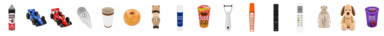
#> input picture policy/ssr/_lib/rsi/data/board_photos.png, 384 x 36 px
$ python -i head_background.py   (imports and definitions only)
#> lines starting #> are read from the running program, lines starting #| are printed output that depends on the picture; after the words box and inside, x2 and y2 are one past the last pixel; in counts of white or black regions, pixels touching at a corner belong together
from __future__ import annotations

import math
from dataclasses import dataclass, field

import numpy as np

from ..planning.kinematics import TABLE_Z
from .cameras import Camera

DEV_T = 0.3
BRIGHT_T = 0.35
DARK_T = -2.2
BG_HALF = 64
BG_STEP = 8
BG_MIN_N = 12
SMOOTH_HALF = 4, 24
NEAR_PX = 15
SHADE_K = -0.25
WOOD_A_MAX = 32
WOOD_B_MAX = 34
WIDE_A_MAX = 34
WIDE_B_MAX = 40
SCARCE_FRAC = 0.0
CORR_SRC = "wood"
CHECK_ROWS = 215, 400


def _lin(x: np.ndarray) -> np.ndarray:
    return np.power(np.clip(x, 0.0, 255.0) / 255.0, 2.2) + 0.002


def _lab(img: np.ndarray):
    import cv2

    lab = cv2.cvtColor(img, cv2.COLOR_RGB2LAB).astype(np.float32)
    return lab[..., 0], lab[..., 1] - 128.0, lab[..., 2] - 128.0


def wood_mask(img: np.ndarray, a_max: float | None = None, b_max: float | None = None) -> np.ndarray:
    L, a, b = _lab(img)
    a_max = WOOD_A_MAX if a_max is None else a_max
    b_max = WOOD_B_MAX if b_max is None else b_max
    return (a > 4) & (a < a_max) & (b > 4) & (b < b_max) & (L > 20) & (L < 175)


# [4 lines left out: function shaded_wood, not called in this run]


def row_background(
    lin: np.ndarray, use: np.ndarray, half: int = BG_HALF, step: int = BG_STEP, min_n: int = BG_MIN_N
) -> np.ndarray:
    from numpy.lib.stride_tricks import sliding_window_view

    H, W, _ = lin.shape
    out = np.full(lin.shape, np.nan, np.float32)
    rows = np.nonzero(use.any(axis=1))[0]
    if len(rows) == 0:
        return out
    cols = np.arange(step // 2, W, step)
    pad = np.full((len(rows), W + 2 * half, 3), np.inf, np.float32)
    pad[:, half : half + W] = np.where(use[rows][..., None], lin[rows], np.inf)
    win = sliding_window_view(pad, 2 * half + 1, axis=1)[:, cols]
    n = np.count_nonzero(np.isfinite(win[:, :, 0, :]), axis=-1)
    srt = np.sort(win, axis=-1)
    idx = np.clip((n - 1) // 2, 0, None)[:, :, None, None]
    med = np.take_along_axis(srt, np.broadcast_to(idx, srt.shape[:3] + (1,)), axis=-1)[..., 0]
    ok = n >= min_n
    xs = np.arange(W)
    have = np.zeros(H, bool)
    for i, r in enumerate(rows):
        if not ok[i].any():
            continue
        for ch in range(3):
            out[r, :, ch] = np.interp(xs, cols[ok[i]], med[i, ok[i], ch])
        have[r] = True
    if not have.any():
        return out
    hr = np.nonzero(have)[0]
    for r in rows:
        if not have[r]:
            out[r] = out[hr[np.argmin(np.abs(hr - r))]]
    return out


# [20 lines left out: function basket_colour_mask, not called in this run]


@dataclass
class Foreground:
    mask: np.ndarray
    dev: np.ndarray
    kk: np.ndarray
    match: float
    background: np.ndarray


def shadow_shift(li: np.ndarray, lb: np.ndarray, use: np.ndarray, min_n: int = 400) -> np.ndarray | None:
    with np.errstate(invalid="ignore", divide="ignore"):
        lr = np.log(li / lb)
    k = lr.mean(axis=2)
    sel = use & np.isfinite(k) & (k < -0.15) & (k > -1.5)
    if np.count_nonzero(sel) < min_n:
        return None
    kk = -k[sel]
    d = lr[sel] - k[sel][:, None]
    return (d * kk[:, None]).sum(axis=0) / float((kk * kk).sum())


def _difference(
    li: np.ndarray, lb: np.ndarray, dev_t: float, bright_t: float, dark_t: float, shift: np.ndarray | None = None
):
    with np.errstate(invalid="ignore", divide="ignore"):
        lr = np.log(li / lb)
    k = lr.mean(axis=2)
    d = lr - k[..., None]
    if shift is not None:
        d -= np.clip(-k, 0.0, None)[..., None] * shift
    dev = np.sqrt((d * d).sum(axis=2))
    known = np.isfinite(k)
    fg = known & ((dev > dev_t) | (k > bright_t) | (k < dark_t))
    return fg, np.where(known, dev, 0.0), np.where(known, k, 0.0)


def smooth_correction(
    li: np.ndarray,
    lb: np.ndarray,
    use: np.ndarray,
    half: tuple = SMOOTH_HALF,
    step: int = BG_STEP // 2,
    min_n: int = 40,
) -> np.ndarray:
    import cv2
    from numpy.lib.stride_tricks import sliding_window_view

    H, W, _ = li.shape
    with np.errstate(invalid="ignore", divide="ignore"):
        lr = np.log(li / lb)
    ok = use & np.all(np.isfinite(lr), axis=2)
    hr, hc = half
    pad = np.full((H + 2 * hr, W + 2 * hc, 3), np.inf, np.float32)
    pad[hr : hr + H, hc : hc + W] = np.where(ok[..., None], lr, np.inf)
    rs = np.arange(step // 2, H, step)
    cs = np.arange(step // 2, W, 2 * step)
    win = sliding_window_view(pad, (2 * hr + 1, 2 * hc + 1), axis=(0, 1))[step // 2 :: step, step // 2 :: 2 * step]
    win = win.copy().reshape(len(rs), len(cs), 3, -1)
    m = win.shape[-1]
    unknown = ~np.isfinite(win[:, :, 0, :])
    n = m - np.count_nonzero(unknown, axis=-1)
    c = (m - 1) // 2
    lo = unknown & (np.cumsum(unknown, axis=-1) <= (c - (n - 1) // 2)[..., None])
    np.copyto(win, np.float32(-np.inf), where=lo[:, :, None, :])
    win.partition(c, axis=-1)
    med = np.where((n >= min_n)[..., None], win[..., c], 0.0).astype(np.float32)
    out = cv2.resize(med, (W, H), interpolation=cv2.INTER_LINEAR)
    return out


def foreground(
    img: np.ndarray,
    valid: np.ndarray | None = None,
    basket_masks: list | None = None,
    ignore: np.ndarray | None = None,
    dev_t: float = DEV_T,
    bright_t: float = BRIGHT_T,
    dark_t: float = DARK_T,
) -> Foreground | None:
    import cv2

    if valid is None:
        valid = np.ones(img.shape[:2], bool)
    bmask = np.zeros(img.shape[:2], bool)
    for m in basket_masks or []:
        bmask |= m
    valid0 = valid
    if ignore is not None:
        valid = valid & ~ignore
    src = img
    li = _lin(src.astype(np.float32))
    wood = wood_mask(img) & valid & ~bmask
    table = valid & ~bmask
    wide = wood_mask(img, WIDE_A_MAX, WIDE_B_MAX) & table
    k = np.ones((1, 2 * BG_HALF + 1), np.float32)
    n_tab = cv2.filter2D(table.astype(np.float32), -1, k, borderType=cv2.BORDER_CONSTANT)
    scarce = cv2.filter2D(wood.astype(np.float32), -1, k, borderType=cv2.BORDER_CONSTANT) < SCARCE_FRAC * n_tab

    def row_bg(use_n, use_w):
        lb_n = row_background(li, use_n)
        if not np.any(scarce):
            return lb_n
        lb_w = row_background(li, use_w)
        return np.where(scarce[..., None] & np.isfinite(lb_w), lb_w, lb_n)

    lb = row_bg(wood, wide)
    fg, dev, kk = _difference(li, lb, dev_t, bright_t, dark_t)
    near = cv2.dilate(fg.astype(np.uint8), np.ones((NEAR_PX, NEAR_PX), np.uint8)) > 0
    far = wood & ~near
    lb_row = row_bg(far, wide & ~near)
    shift = shadow_shift(li, lb_row, far)
    with np.errstate(invalid="ignore", divide="ignore"):
        k_row = np.log(li / lb_row).mean(axis=2)
    lit = far & (k_row > SHADE_K)
    corr_src = {"wood": wood, "far": far, "lit": lit, "woodlit": wood & (k_row > SHADE_K)}[CORR_SRC]
    corr = smooth_correction(li, lb_row, corr_src, half=SMOOTH_HALF)
    lb = lb_row * np.exp(corr)
    fg, dev, kk = _difference(li, lb, dev_t, bright_t, dark_t, shift)
    fg_row, _, _ = _difference(li, lb_row, dev_t, bright_t, dark_t, shift)
    fg &= fg_row
    if np.any(bmask):
        fg = np.where(bmask, fg & ~basket_colour_mask(img, basket_masks or []), fg)
    if ignore is not None:
        strip = kk < dark_t
        fg = np.where(ignore, strip, fg)
    fg &= valid0
    r0, r1 = CHECK_ROWS
    chk = valid[r0:r1] & ~bmask[r0:r1]
    tab = ~fg[r0:r1] & chk
    close = (dev[r0:r1] < 0.15) & (np.abs(kk[r0:r1]) < 0.5)
    match = float(np.count_nonzero(close & tab) / max(1, np.count_nonzero(chk)))
    return Foreground(fg, dev, kk, match, lb)


# [43 lines left out: functions clean, drop_row_streaks, table_polygon_mask, not called in this run]


@dataclass
class Region:
    mask: np.ndarray
    area: int
    bbox: tuple
    uv: tuple
    xy: np.ndarray
    length: float = 0.0
    width: float = 0.0
    yaw: float = 0.0
    height: float = 0.0
    hole: float = 0.0
    color: dict = field(default_factory=dict)
    touches: tuple = ()
    extra: dict = field(default_factory=dict)

    # [91 lines left out: functions as_dict, components, fill_holes, footprint_rect, colour_stats, not called in this run]

>>> import cv2
>>> picture = cv2.cvtColor(cv2.imread('../data/board_photos.png'), cv2.COLOR_BGR2RGB)
>>> result = foreground(picture)
#> after the loop in foreground, `for m in basket_masks or []:`: bmask: shape (36, 384) bool; every value is 0
#> in wood_mask, `L, a, b = _lab(img)`:
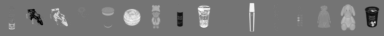
#> b: shape (36, 384) float32; min -62, max 74, mean 2.2; drawn with min black and max white
#> in wood_mask, `return (a > 4) & (a < a_max) & (b > 4) & (b < b_max) & (L > 20) & (L <..`: returned value: shape (36, 384) bool; 2% white in thin lines or dots, all inside (x1, y1, x2, y2) = (9, 5, 355, 30)
#> call 2 of wood_mask, with a_max = 34, b_max = 40
#> in wood_mask (call 2), `return (a > 4) & (a < a_max) & (b > 4) & (b < b_max) & (L > 20) & (L <..`:
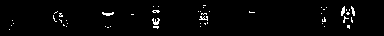
#> returned value: shape (36, 384) bool; 2.2% white in thin lines or dots, all inside (x1, y1, x2, y2) = (9, 5, 355, 30)
#> in row_background, `rows = np.nonzero(use.any(axis=1))[0]`: rows = 25 values from 5 to 29
#> in row_background, `pad = np.full((len(rows), W + 2 * half, 3), np.inf, np.float32)`: pad: shape (25, 512, 3) float32; every value is NaN or infinite
#> in row_background, `pad[:, half : half + W] = np.where(use[rows][..., None], lin[rows], np..`: pad: shape (25, 512, 3) float32; 97.88% of the values are NaN or infinite; the others: min 0.00226, max 0.739, mean 0.226
#> in row_background, `n = np.count_nonzero(np.isfinite(win[:, :, 0, :]), axis=-1)`:
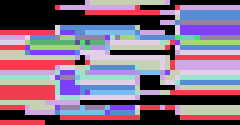
#> n: shape (25, 48) int64 (shown 5 times larger); 17 distinct labels, from 0 to 16; one colour per label, 0 black
#> in row_background, `med = np.take_along_axis(srt, np.broadcast_to(idx, srt.shape[:3] + (1,..`: med: shape (25, 48, 3) float32; 25.75% of the values are NaN or infinite; the others: min 0.00299, max 0.717, mean 0.222
#> in row_background, `ok = n >= min_n`:
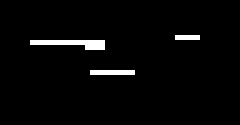
#> ok: shape (25, 48) bool (shown 5 times larger); 2.8% white in thin lines or dots, all inside (x1, y1, x2, y2) = (6, 7, 40, 15)
#> the loop in row_background, `for i, r in enumerate(rows):` made 25 passes
#> after the loop in row_background, `for i, r in enumerate(rows):`: out: shape (36, 384, 3) float32; 88.89% of the values are NaN or infinite; the others: min 0.0181, max 0.634, mean 0.203
#> in row_background, `hr = np.nonzero(have)[0]`: hr = [12, 13, 14, 19]
#> the loop in row_background, `for r in rows:` made 25 passes
#> after the loop in row_background, `for r in rows:`: out: shape (36, 384, 3) float32; 30.56% of the values are NaN or infinite; the others: min 0.0181, max 0.634, mean 0.271
#> in _difference, `lr = np.log(li / lb)`: lr: shape (36, 384, 3) float32; 30.56% of the values are NaN or infinite; the others: min -5.76, max 4.01, mean 1.12
#> in _difference, `d = lr - k[..., None]`: d: shape (36, 384, 3) float32; 30.56% of the values are NaN or infinite; the others: min -3.5, max 3.66, mean -1.59e-08
#> in _difference, `dev = np.sqrt((d * d).sum(axis=2))`:
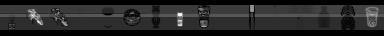
#> dev: shape (36, 384) float32; 30.56% of the values are NaN or infinite; the others: min 0, max 5.05, mean 1.1; drawn with min black, max white, NaN and infinite black
#> in _difference, `known = np.isfinite(k)`: known: shape (36, 384) bool; 69.4% white; 2 black regions, box (x1, y1, x2, y2) and area: (0, 30, 384, 36) 2304, (0, 0, 384, 5) 1920
#> in _difference, `fg = known & ((dev > dev_t) | (k > bright_t) | (k < dark_t))`:
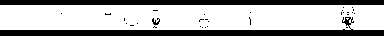
#> fg: shape (36, 384) bool; 68.3% white; 32 black regions (29 under 20 px), largest, box (x1, y1, x2, y2) and area: (0, 17, 384, 36) 2368, (0, 0, 384, 5) 1920, (152, 18, 160, 25) 31
#> in foreground, `fg, dev, kk = _difference(li, lb, dev_t, bright_t, dark_t)`:
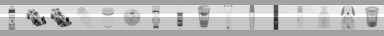
#> kk: shape (36, 384) float32; min -4.77, max 2.75, mean 0.776; drawn with min black and max white
#> in foreground, `near = cv2.dilate(fg.astype(np.uint8), np.ones((NEAR_PX, NEAR_PX), np...`: near: shape (36, 384) bool; every value is 1
#> in row_bg (call 2), `lb_n = row_background(li, use_n)`: lb_n: shape (36, 384, 3) float32; every value is NaN or infinite
#> in shadow_shift, `k = lr.mean(axis=2)`: k: shape (36, 384) float32; every value is NaN or infinite
#> in smooth_correction, `pad[hr : hr + H, hc : hc + W] = np.where(ok[..., None], lr, np.inf)`: pad: shape (44, 432, 3) float32; every value is NaN or infinite
#> in smooth_correction, `out = cv2.resize(med, (W, H), interpolation=cv2.INTER_LINEAR)`: out: shape (36, 384, 3) float32; every value is 0
#> in foreground, `fg, dev, kk = _difference(li, lb, dev_t, bright_t, dark_t, shift)`: dev: shape (36, 384) float32; every value is 0
#> in foreground, `tab = ~fg[r0:r1] & chk`: tab = empty array
#> in foreground, `match = float(np.count_nonzero(close & tab) / max(1, np.count_nonzero(..`: match = 0
